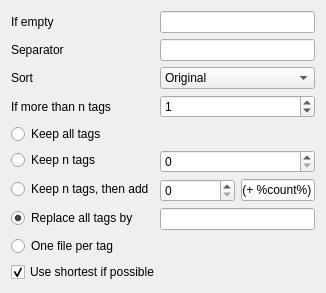
      <widget class="QWidget" name="pageSaveCopyrights">
       <layout class="QFormLayout" name="formLayout_5">
        <item row="0" column="0">
         <widget class="QLabel" name="label_17">
          <property name="text">
           <string>If empty</string>
          </property>
         </widget>
        </item>
        <item row="0" column="1">
         <widget class="QLineEdit" name="lineCopyrightsIfNone">
          <property name="text">
           <string/>
          </property>
         </widget>
        </item>
        <item row="1" column="0">
         <widget class="QLabel" name="label_20">
          <property name="text">
           <string>Separator</string>
          </property>
         </widget>
        </item>
        <item row="1" column="1">
         <widget class="QLineEdit" name="lineCopyrightsSeparator">
          <property name="text">
           <string/>
          </property>
         </widget>
        </item>
        <item row="3" column="0">
         <widget class="QLabel" name="label_70">
          <property name="text">
           <string>If more than n tags</string>
          </property>
         </widget>
        </item>
        <item row="3" column="1">
         <widget class="QSpinBox" name="spinCopyrightsMoreThanN">
          <property name="maximum">
           <number>100</number>
          </property>
          <property name="value">
           <number>1</number>
          </property>
         </widget>
        </item>
        <item row="5" column="0">
         <widget class="QRadioButton" name="radioCopyrightsKeepN">
          <property name="text">
           <string>Keep n tags</string>
          </property>
         </widget>
        </item>
        <item row="5" column="1">
         <widget class="QSpinBox" name="spinCopyrightsKeepN"/>
        </item>
        <item row="6" column="0">
         <widget class="QRadioButton" name="radioCopyrightsKeepNThenAdd">
          <property name="text">
           <string>Keep n tags, then add</string>
          </property>
         </widget>
        </item>
        <item row="6" column="1">
         <layout class="QHBoxLayout" name="horizontalLayout_19" stretch="1,1">
          <item>
           <widget class="QSpinBox" name="spinCopyrightsKeepNThenAdd"/>
          </item>
          <item>
           <widget class="QLineEdit" name="lineCopyrightsKeepNThenAdd">
            <property name="text">
             <string notr="true"> (+ %count%)</string>
            </property>
           </widget>
          </item>
         </layout>
        </item>
        <item row="7" column="0">
         <widget class="QRadioButton" name="radioCopyrightsReplaceAll">
          <property name="text">
           <string>Replace all tags by</string>
          </property>
          <property name="checked">
           <bool>true</bool>
          </property>
         </widget>
        </item>
        <item row="7" column="1">
         <widget class="QLineEdit" name="lineCopyrightsReplaceAll">
          <property name="text">
           <string/>
          </property>
         </widget>
        </item>
        <item row="9" column="0" colspan="2">
         <widget class="QCheckBox" name="checkCopyrightsUseShorter">
          <property name="text">
           <string>Use shortest if possible</string>
          </property>
          <property name="checked">
           <bool>true</bool>
          </property>
         </widget>
        </item>
        <item row="4" column="0">
         <widget class="QRadioButton" name="radioCopyrightsKeepAll">
          <property name="text">
           <string>Keep all tags</string>
          </property>
         </widget>
        </item>
        <item row="8" column="0">
         <widget class="QRadioButton" name="radioCopyrightsMultiple">
          <property name="text">
           <string>One file per tag</string>
          </property>
         </widget>
        </item>
        <item row="2" column="0">
         <widget class="QLabel" name="label_5">
          <property name="text">
           <string>Sort</string>
          </property>
         </widget>
        </item>
        <item row="2" column="1">
         <widget class="QComboBox" name="comboCopyrightsSort">
          <item>
           <property name="text">
            <string>Original</string>
           </property>
          </item>
          <item>
           <property name="text">
            <string>Name</string>
           </property>
          </item>
         </widget>
        </item>
       </layout>
      </widget>
